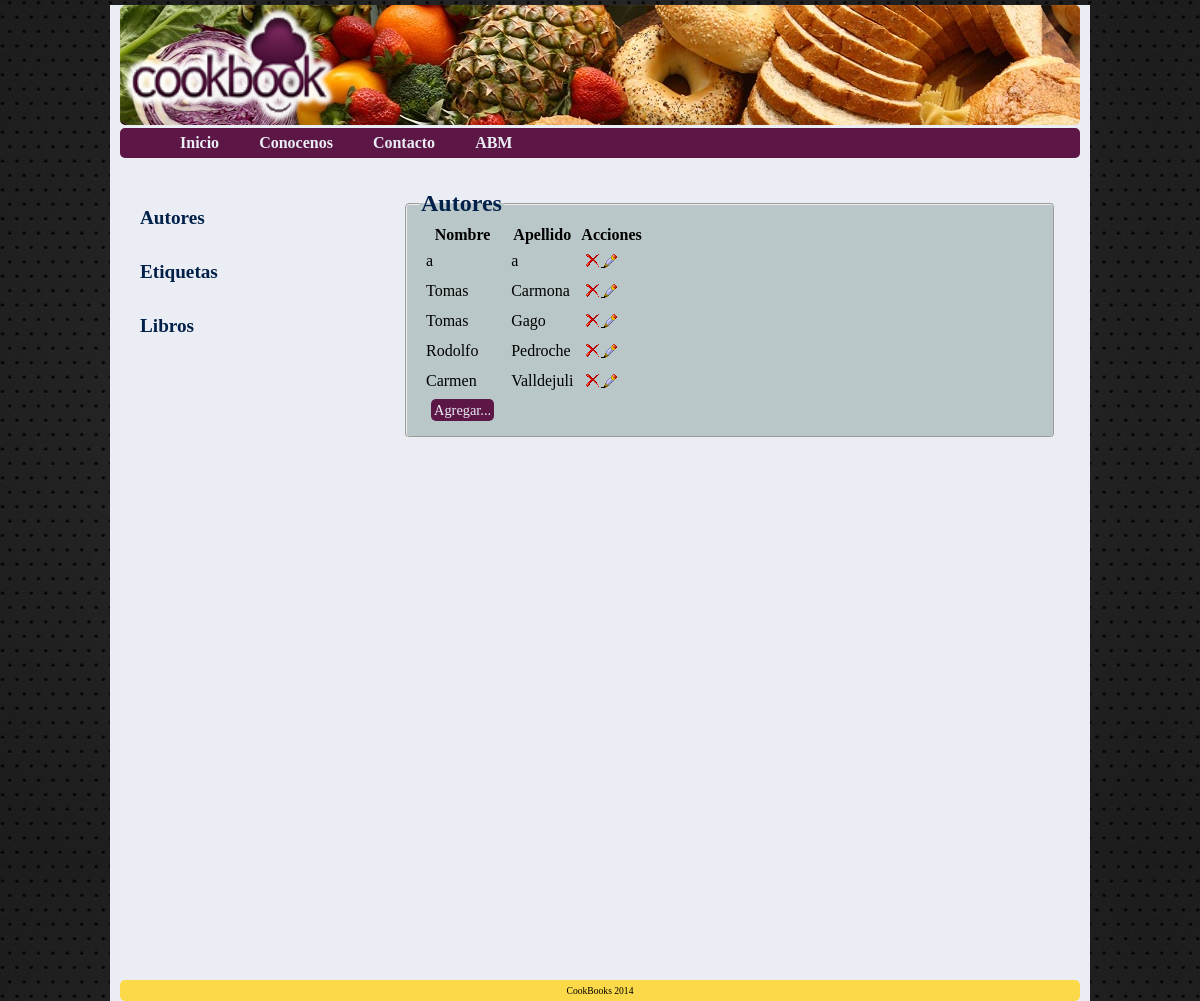
The page /CookBook/abm.php?abm=Autor (signed in) on the database its author committed.
### tables this page shows
CREATE TABLE IF NOT EXISTS `autor` (
  `idAutor` int(11) NOT NULL AUTO_INCREMENT,
  `nombre` varchar(20) NOT NULL,
  `apellido` varchar(20) NOT NULL,
  `mail` varchar(30) DEFAULT NULL,
  PRIMARY KEY (`idAutor`)
);

### CookBook/abm.php (the view, shortened to what this page needs)
<html>
<head>
	<link href="css/style.css" type="text/css" rel="stylesheet">
</head>
<body>
	<div id="page">
		<div id="header">
			<div id="page-header">
				<div class=logo><a href="index.php"><img src="img/Imagen1.png" height=100% alt="logo" border="0px"></a></div>
			</div>
			<div id="header-menu">
				<ul id="navegacion">
					<li>
						<a href="index.php">Inicio</a>
					</li>
					<li>
						<a href="aboutUs.php">Conocenos</a>
					</li>
					<li>
						<a href="contacto.php">Contacto</a>
					</li>
					<li>
						<a href="abm.php">ABM</a>
					</li>
				</ul>
			</div>
		</div>
				<div id="content">
			<div id="left-bar">
				<?php
				 		echo '<h5><a href="abm.php?abm=Autor">Autores</a></h5>
						<h5><a href="abm.php?abm=Etiqueta">Etiquetas</a></h5>
					 	<h5><a href="abm.php?abm=Libro">Libros</a></h5>';
					?>
			</div>
			<div id="main-content">
				<?php
					if(isset($_GET["abm"])){
						echo '<fieldset style="margin:auto; width">';
						$abm=$_GET["abm"];
						if($abm=='Autor'){
							echo '<legend>'.$abm.'es </legend>';
						}else{
							echo '<legend>'.$abm.'s </legend>';
						}
						$tabla=$abm;
						$id='id'.$abm;
						switch($abm){
							case 'Autor':
							$sql = "SELECT * FROM `$tabla` order by `apellido`";
							break;
						}
						$query = mysql_query($sql);
						echo '<table>';
						echo '<tr><th>';
						if($abm=='Autor'){
							echo 'Nombre</th><th>Apellido';
						}
						echo'</th><th>Acciones</th></tr>';
						while ($row  = mysql_fetch_assoc($query)) {
							switch($abm){
								case 'Autor':
								$a= $row["nombre"];
								$c= $row["apellido"];
								echo "<tr><td>$a</td>";
								echo "<td>$c</td>";
								break;
							}
							$b = $row["$id"];
							echo '<td><a onclick="if(!confirm(';
							echo " 'Desea borrar el elemento?' ";
							echo '))return false"; href="php/bajas.php?abm='.$abm.'&id='.$b.'"><img src="img/eliminar.png" title="Eliminar" /></a>';
							echo '<a href="php/formabm.php?abm='.$abm.'&id='.$b.'&nombre='.$a;
							if($abm=='Autor'){
								echo '&apellido='.$c;
							}
							echo '"><img src="img/editar.png" title="Editar"/></a>';
						}
						echo "<tr><td><span ><a id='agregar' href=\"php/formabm.php?abm=$abm";
						echo "\">Agregar... </span></td></tr></table>";
					}
					echo '</fieldset>';
			?>
			</div>
		</div>
		<div id="footer">CookBooks 2014</div>
	</div>
</body>
</html>

### CookBook/css/style.css (style rules this page uses)
body { font-family:"verdana"; background:url('../img/fondo.jpg') repeat; margin:0; padding:0; border-style:none; border-width:0px; }
img { border-style:none; border-width:0px; }
a { border-style:none; border-width:0px; }
td { padding:5px; }
fieldset { background-color:#B9C7C9; border-radius:5px; }
legend { font-size:1.5em; font-weight:bold; color:#01214A; }
#page { width:960px; height:auto; margin:0 auto; background-color: #EBEDF4; padding:0 10px; border-style:none; border-width:0px; }
#header { margin:5px auto; width:100%; height:150px; }
#page-header { margin-bottom:2.5px; width:100%; height:80%; background:url('../img/header.jpg'); border-radius:5px; }
.logo { text-align:left; float:left; padding-right:0px; border-style:none; border-width:0px; }
#page-header a:link { color:#EBEDF4; text-decoration:none; }
#header-menu { width:100%; height:20%; background-color:#5D1746; padding:auto; border-radius:5px; }
ul { list-style-type:none; margin:auto; border-style:none; border-width:0px; }
#navegacion li { float:left;padding-top:6px; height:100%; font-weight:bold; }
#navegacion li a { height:18px; }
#navegacion li a:link { color:#EBEDF4;background-color:#5D1746;text-decoration:none;padding:6px 20px; }
#content { background-color:transparent; margin:5px; width:100%; height:100%; padding-top: 15px; }
#left-bar { width:250px; height:100%; float:left; margin-left:15px; }
#main-content { width:650px; height:auto; margin:0; float:left; padding:15px; background-color:transparent; border-radius:5px; }
#footer { font-size:0.6em; background-color:#FBD949; width:auto; height:auto; clear:both; padding:5px 0; bottom:0px; text-align:center; border-radius:5px; }
h5 { font-size:1.2em; font-weight:bold; }
h5 a:link { color:#01214A;background-color:#EBEDF4;text-decoration:none; }
#agregar { font-size:0.9em; margin:5px 5px }
#agregar:link { color:#EBEDF4;background-color:#5D1746;border-radius:5px;text-decoration:none;padding:3px }

### rows shown on the page
autor: nombre "a", apellido "a"
autor: nombre "Tomas", apellido "Carmona"
autor: nombre "Tomas", apellido "Gago"
autor: nombre "Rodolfo", apellido "Pedroche"
autor: nombre "Carmen", apellido "Valldejuli"

### other values the page prints
$abm "Autor"
